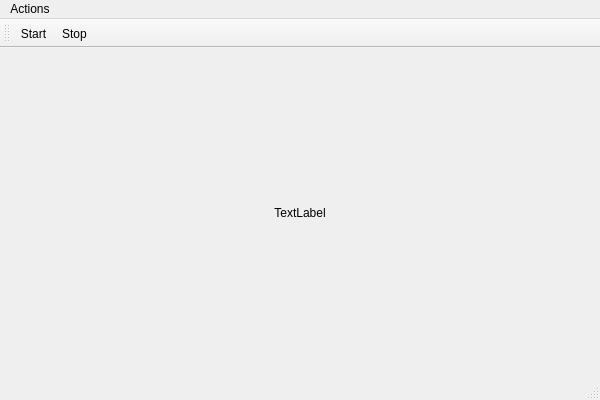
<?xml version="1.0" encoding="UTF-8"?>
<ui version="4.0">
 <class>SyntroLCamClass</class>
 <widget class="QMainWindow" name="SyntroLCamClass">
  <property name="geometry">
   <rect>
    <x>0</x>
    <y>0</y>
    <width>600</width>
    <height>400</height>
   </rect>
  </property>
  <property name="windowTitle">
   <string>SyntroLCam</string>
  </property>
  <widget class="QWidget" name="centralWidget">
   <property name="sizePolicy">
    <sizepolicy hsizetype="Minimum" vsizetype="Minimum">
     <horstretch>0</horstretch>
     <verstretch>0</verstretch>
    </sizepolicy>
   </property>
   <property name="minimumSize">
    <size>
     <width>320</width>
     <height>240</height>
    </size>
   </property>
   <layout class="QVBoxLayout" name="verticalLayout">
    <property name="margin">
     <number>2</number>
    </property>
    <item>
     <widget class="QLabel" name="cameraView">
      <property name="sizePolicy">
       <sizepolicy hsizetype="Expanding" vsizetype="Expanding">
        <horstretch>0</horstretch>
        <verstretch>0</verstretch>
       </sizepolicy>
      </property>
      <property name="text">
       <string>TextLabel</string>
      </property>
      <property name="alignment">
       <set>Qt::AlignCenter</set>
      </property>
     </widget>
    </item>
   </layout>
  </widget>
  <widget class="QMenuBar" name="menuBar">
   <property name="geometry">
    <rect>
     <x>0</x>
     <y>0</y>
     <width>600</width>
     <height>26</height>
    </rect>
   </property>
   <widget class="QMenu" name="menuAction">
    <property name="title">
     <string>Actions</string>
    </property>
    <addaction name="actionStart"/>
    <addaction name="actionStop"/>
    <addaction name="separator"/>
    <addaction name="actionExit"/>
   </widget>
   <addaction name="menuAction"/>
  </widget>
  <widget class="QToolBar" name="mainToolBar">
   <attribute name="toolBarArea">
    <enum>TopToolBarArea</enum>
   </attribute>
   <attribute name="toolBarBreak">
    <bool>false</bool>
   </attribute>
   <addaction name="actionStart"/>
   <addaction name="actionStop"/>
  </widget>
  <widget class="QStatusBar" name="statusBar"/>
  <action name="actionStart">
   <property name="text">
    <string>Start</string>
   </property>
  </action>
  <action name="actionStop">
   <property name="text">
    <string>Stop</string>
   </property>
  </action>
  <action name="actionExit">
   <property name="text">
    <string>Exit</string>
   </property>
  </action>
 </widget>
 <layoutdefault spacing="6" margin="11"/>
 <resources/>
 <connections/>
</ui>
